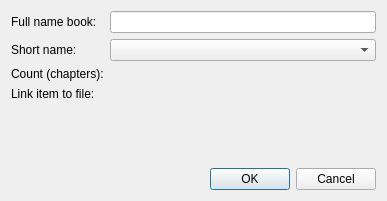
<?xml version="1.0" encoding="UTF-8"?>
<ui version="4.0">
 <class>ItemProperty</class>
 <widget class="QDialog" name="ItemProperty">
  <property name="windowModality">
   <enum>Qt::WindowModal</enum>
  </property>
  <property name="geometry">
   <rect>
    <x>0</x>
    <y>0</y>
    <width>387</width>
    <height>201</height>
   </rect>
  </property>
  <property name="baseSize">
   <size>
    <width>340</width>
    <height>178</height>
   </size>
  </property>
  <property name="windowTitle">
   <string>Item property</string>
  </property>
  <layout class="QGridLayout" name="gridLayout">
   <item row="0" column="0">
    <layout class="QFormLayout" name="formLayout">
     <item row="0" column="0">
      <widget class="QLabel" name="label_3">
       <property name="text">
        <string>Full name book:</string>
       </property>
      </widget>
     </item>
     <item row="0" column="1">
      <widget class="QLineEdit" name="lineEditFullName"/>
     </item>
     <item row="1" column="0">
      <widget class="QLabel" name="label_5">
       <property name="text">
        <string>Short name:</string>
       </property>
      </widget>
     </item>
     <item row="1" column="1">
      <widget class="QComboBox" name="comboBoxShortName">
       <property name="enabled">
        <bool>true</bool>
       </property>
       <property name="maximumSize">
        <size>
         <width>350</width>
         <height>16777215</height>
        </size>
       </property>
       <property name="maxVisibleItems">
        <number>5</number>
       </property>
      </widget>
     </item>
     <item row="2" column="0">
      <widget class="QLabel" name="label">
       <property name="text">
        <string>Count (chapters):</string>
       </property>
      </widget>
     </item>
     <item row="2" column="1">
      <widget class="QLabel" name="laCountOfChapter">
       <property name="text">
        <string/>
       </property>
      </widget>
     </item>
     <item row="3" column="0">
      <widget class="QLabel" name="label_2">
       <property name="text">
        <string>Link item to file:</string>
       </property>
      </widget>
     </item>
     <item row="3" column="1">
      <widget class="QLabel" name="laPathToBook">
       <property name="text">
        <string/>
       </property>
      </widget>
     </item>
    </layout>
   </item>
   <item row="1" column="0">
    <spacer>
     <property name="orientation">
      <enum>Qt::Vertical</enum>
     </property>
     <property name="sizeHint" stdset="0">
      <size>
       <width>20</width>
       <height>21</height>
      </size>
     </property>
    </spacer>
   </item>
   <item row="2" column="0">
    <widget class="QDialogButtonBox" name="buttonBox">
     <property name="sizeIncrement">
      <size>
       <width>0</width>
       <height>0</height>
      </size>
     </property>
     <property name="orientation">
      <enum>Qt::Horizontal</enum>
     </property>
     <property name="standardButtons">
      <set>QDialogButtonBox::Cancel|QDialogButtonBox::Ok</set>
     </property>
    </widget>
   </item>
  </layout>
 </widget>
 <tabstops>
  <tabstop>buttonBox</tabstop>
 </tabstops>
 <resources>
  <include location="../../../resources/resources.qrc"/>
 </resources>
 <connections>
  <connection>
   <sender>buttonBox</sender>
   <signal>accepted()</signal>
   <receiver>ItemProperty</receiver>
   <slot>accept()</slot>
   <hints>
    <hint type="sourcelabel">
     <x>228</x>
     <y>144</y>
    </hint>
    <hint type="destinationlabel">
     <x>157</x>
     <y>177</y>
    </hint>
   </hints>
  </connection>
  <connection>
   <sender>buttonBox</sender>
   <signal>rejected()</signal>
   <receiver>ItemProperty</receiver>
   <slot>reject()</slot>
   <hints>
    <hint type="sourcelabel">
     <x>296</x>
     <y>150</y>
    </hint>
    <hint type="destinationlabel">
     <x>286</x>
     <y>177</y>
    </hint>
   </hints>
  </connection>
 </connections>
</ui>
